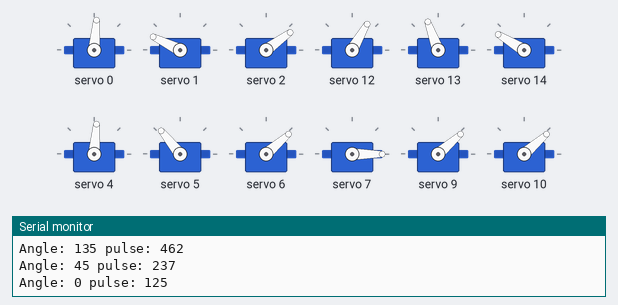
The sketch below on a simulated Arduino Uno, built with avr-gcc and run on an emulated ATmega328P. Shown: 12 × servo, the last lines printed to the serial monitor.

Above: at 0.25 s.
At 1.05 s:
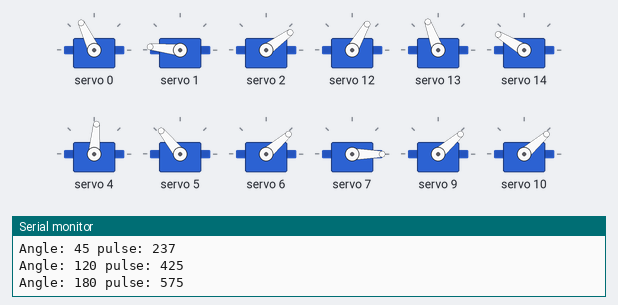
At 1.35 s:
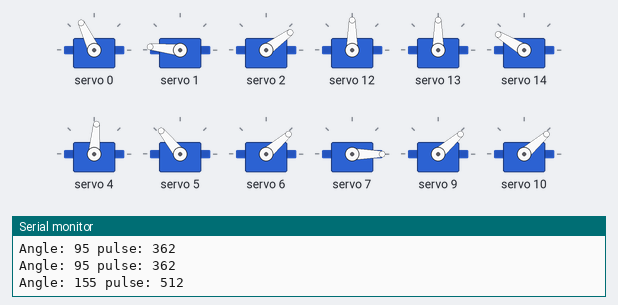
At 1.75 s:
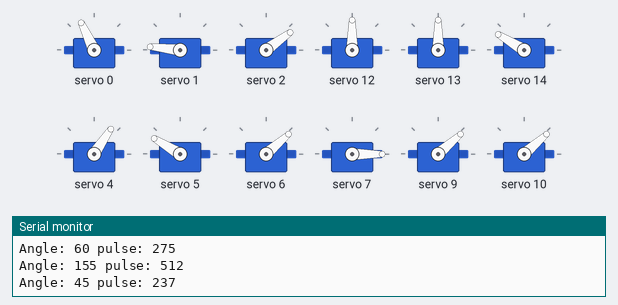
At 2.45 s:
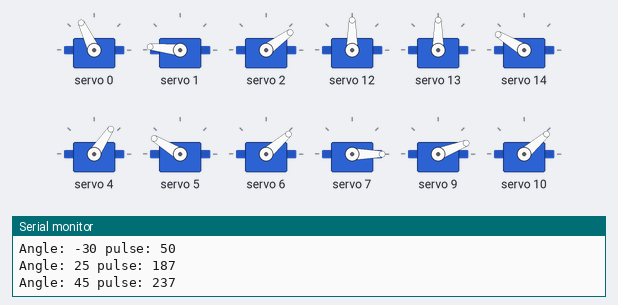
Timing chart, 0 to 5.4 s (numbered marks = the images above):
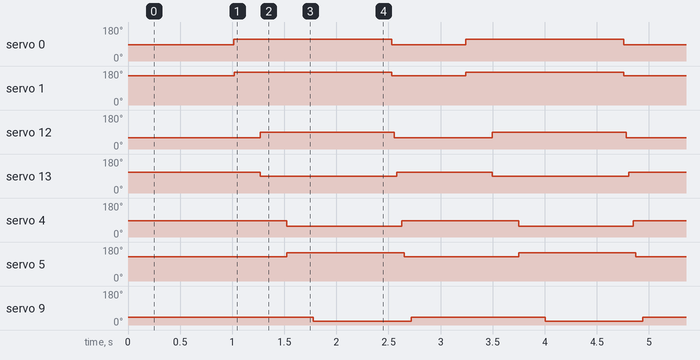

The sketch:

newprogram.ino
```cpp
#include <Wire.h>
#include <Adafruit_PWMServoDriver.h>

// called this way, it uses the default address 0x40
Adafruit_PWMServoDriver pwm = Adafruit_PWMServoDriver();

#define SERVOMIN  125 // this is the 'minimum' pulse length count (out of 4096)
#define SERVOMAX  575 // this is the 'maximum' pulse length count (out of 4096)

// our servo # counter
uint8_t servonum = 0;

void setup() {
  Serial.begin(9600);
  Serial.println("16 channel Servo test!");
  pwm.begin();
  pwm.setPWMFreq(60);  // Analog servos run at ~60 Hz updates
  homingposition();
}

void loop() {
homingposition();
delay(500);
moveforward();
delay(500);
}
void homingposition(){
  pwm.setPWM(0, 0, pulse(90));  //leg1
  pwm.setPWM(1, 0, pulse(160));
  pwm.setPWM(2, 0, pulse(40));

  pwm.setPWM(12, 0, pulse(65)); //leg2
  pwm.setPWM(13, 0, pulse(115));
  pwm.setPWM(14, 0, pulse(155));


  pwm.setPWM(4, 0, pulse(90));  //leg4
  pwm.setPWM(5, 0, pulse(135));
  pwm.setPWM(6, 0, pulse(45));

  pwm.setPWM(7, 0, pulse(0));  //leg3
  pwm.setPWM(9, 0, pulse(45));
  pwm.setPWM(10, 0, pulse(45));
  }
  void moveforward(){
  pwm.setPWM(0, 0, pulse(90+30));
  pwm.setPWM(1, 0, pulse(160+20));
  pwm.setPWM(2, 0, pulse(40));
  delay(250);

  pwm.setPWM(12, 0, pulse(65+30));
  pwm.setPWM(13, 0, pulse(115-20));
  pwm.setPWM(14, 0, pulse(155));
  delay(250);


  pwm.setPWM(4, 0, pulse(90-30));
  pwm.setPWM(5, 0, pulse(135+20));
  pwm.setPWM(6, 0, pulse(45));
  delay(250);

  pwm.setPWM(7, 0, pulse(0-30));
  pwm.setPWM(9, 0, pulse(45-20));
  pwm.setPWM(10, 0, pulse(45));
  delay(250);
  }
int pulse(int ang) {
  int apulse = map(ang, 0, 180, SERVOMIN, SERVOMAX); // map angle of 0 to 180 to Servo min and Servo max
  Serial.print("Angle: "); Serial.print(ang);
  Serial.print(" pulse: "); Serial.println(apulse);
  return apulse;
}
```

Measured:
- by itself, servo 0: alternates 115° for 1.5 s and 85° for 0.71 s
- by itself, servo 1: alternates 174° for 1.5 s and 154° for 0.71 s
- by itself, servo 12: alternates 90° for 1.3 s and 60° for 0.94 s
- by itself, servo 13: alternates 110° for 0.92 s and 90° for 1.3 s
- by itself, servo 4: alternates 85° for 1.1 s and 56° for 1.1 s
- by itself, servo 5: alternates 149° for 1.1 s and 129° for 1.1 s
- by itself, servo 9: alternates 41° for 1.3 s and 21° for 0.94 s
